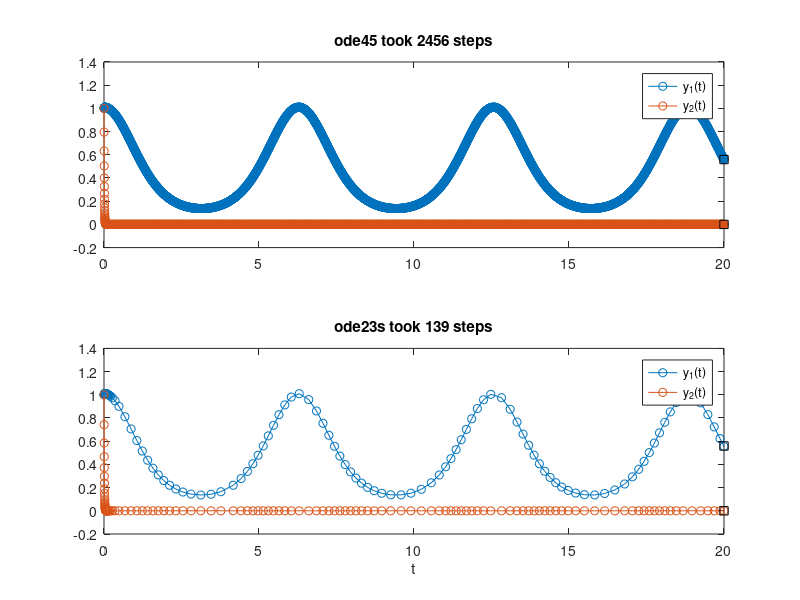
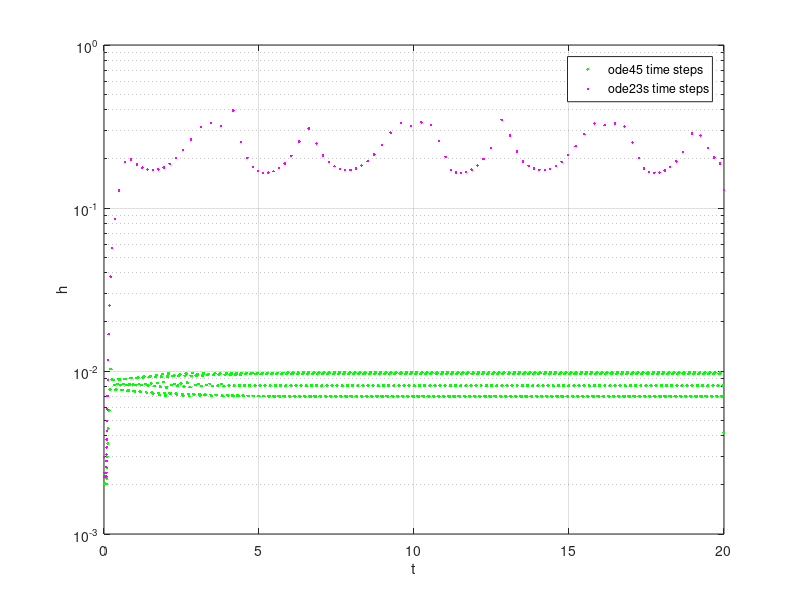

Here is the MATLAB script that generated these plots, in order:
% STIFFSYS  Compare ODE45 and ODE23S on a
% stiff system of two equations:
%   y1' = -sin(t) y1 + y2
%   y2' = -100 y2
% with initial condition y(0) = (1,1)

f = @(t,y) [-sin(t) * y(1) + y(2); -100 * y(2)];
y0 = [1; 1];
T = 20;

% estimate y1(20) accurately
g = @(s) exp(-100*s) .* exp(-cos(s));
y1ex = exp(cos(20)) * (exp(-1) + integral(g,0,20));

% compare ODE45, ODE23S with default tolerances
[t45, y45] = ode45(f, [0, T], y0);
fprintf('ode45  took %d steps\n', length(t45)-1)
[t23, y23] = ode23s(f, [0, T], y0);
fprintf('ode23s took %d steps\n', length(t23)-1)
figure(1)
subplot(2,1,1)
plot(t45, y45, 'o-', T, [y1ex, 0], 'ks')
legend('y_1(t)', 'y_2(t)')
title(sprintf('ode45 took %d steps', length(t45)-1))
subplot(2,1,2)
plot(t23, y23, 'o-', T, [y1ex, 0], 'ks')
legend('y_1(t)', 'y_2(t)'),  title('ode23')
title(sprintf('ode23s took %d steps', length(t23)-1))
xlabel t
print -dpng stifftime.png

figure(2)
semilogy(t45(2:end), diff(t45), 'g.', t23(2:end), diff(t23), 'm.')
xlabel t,  ylabel h
legend('ode45 time steps', 'ode23s time steps')
grid on
print -dpng stiffsteps.png
